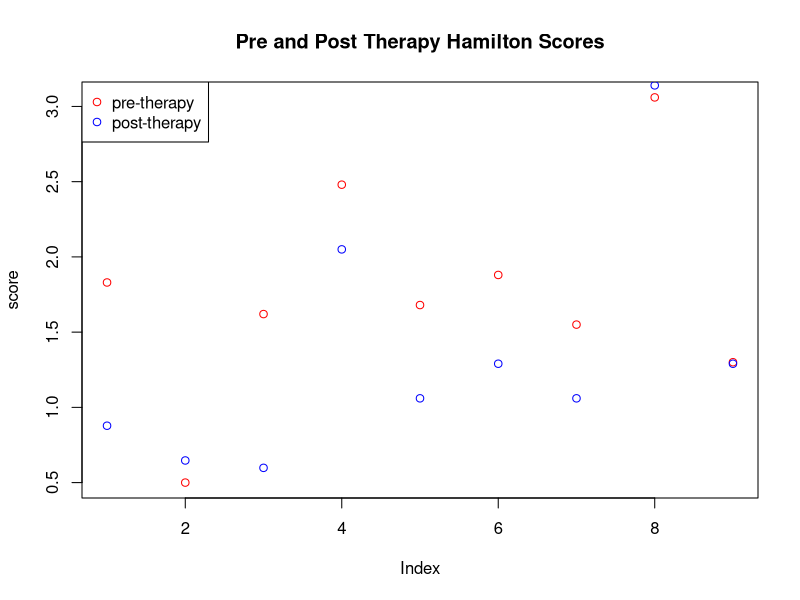

Recreate this plot in R.
## ---- chunk 1
knitr::opts_chunk$set(echo = FALSE)
## ---- chunk 2
H <- read.csv("hamilton.txt", sep = " ")

preX <- H$X
postY <- H$Y

plot(preX, col = "red", main = "Pre and Post Therapy Hamilton Scores", ylab = "score")
points(postY, col = "blue")
legend("topleft", legend = c("pre-therapy", "post-therapy"), col = c("red", "blue"), pch = 1)

## ---- chunk 3
wilcox.test(preX, postY, alternative = "greater")
## ---- chunk 4
preX[3] <- 16.2
## ---- chunk 5
wilcox.test(preX, postY, alternative = "greater")
## ---- chunk 6
preX[3] <- 1.62
preX[1] <- .8

wilcox.test(preX, postY, alternative = "greater")
## ---- chunk 7
zero <- c(2.5, 3.7, 0.0, -0.6, 4.7, 0.0, 1.4, 0.0, 1.9, 5.2)

rmZero <- zero[c(1,2,4,5,7,9,10)]

negZero <- c(2.5, 3.7, -0.1, -0.6, 4.7, -0.3, 1.4, -0.2, 1.9, 5.2)

wilcox.test(rmZero, alternative = "greater")

## ---- chunk 8
wilcox.test(negZero, alternative = "greater")
## ---- chunk 9
method <- c("Remove zeros","Replace w/ negative number")
pvals <- c(.0156, .042)
test_stats <- c(27, 45)


knitr::kable(data.frame(method, pvals, test_stats))
